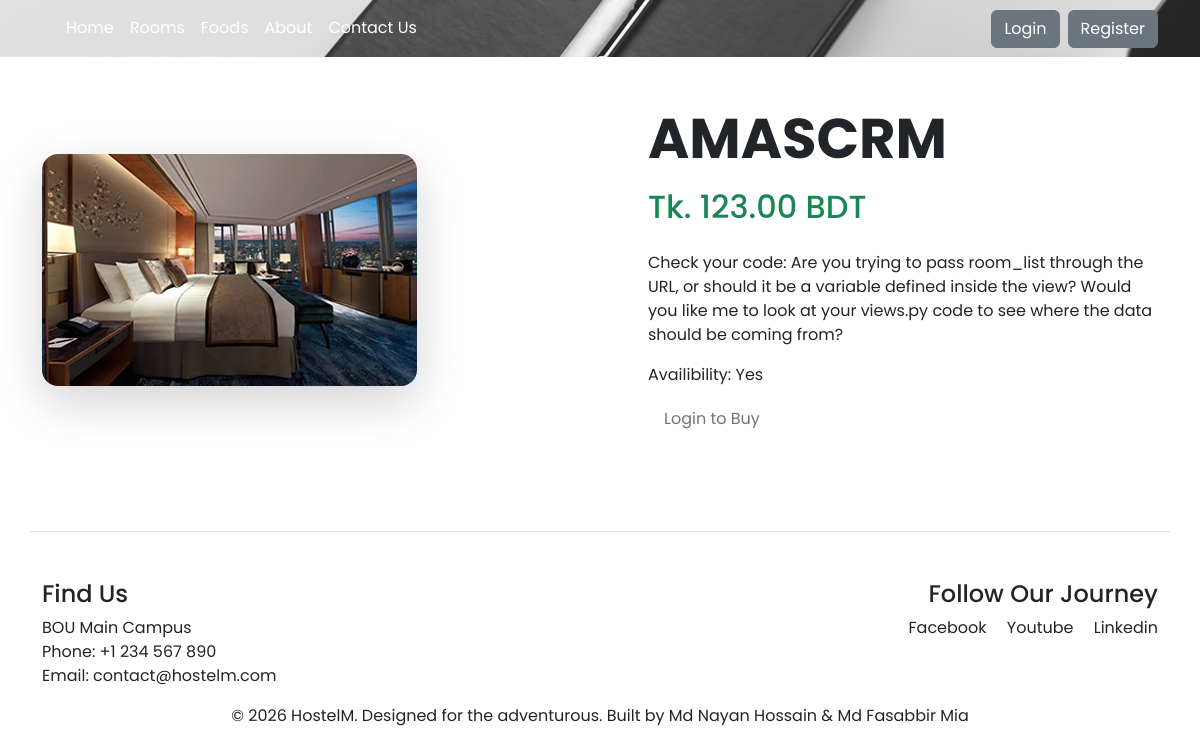
The app's page /room/1/, older data.
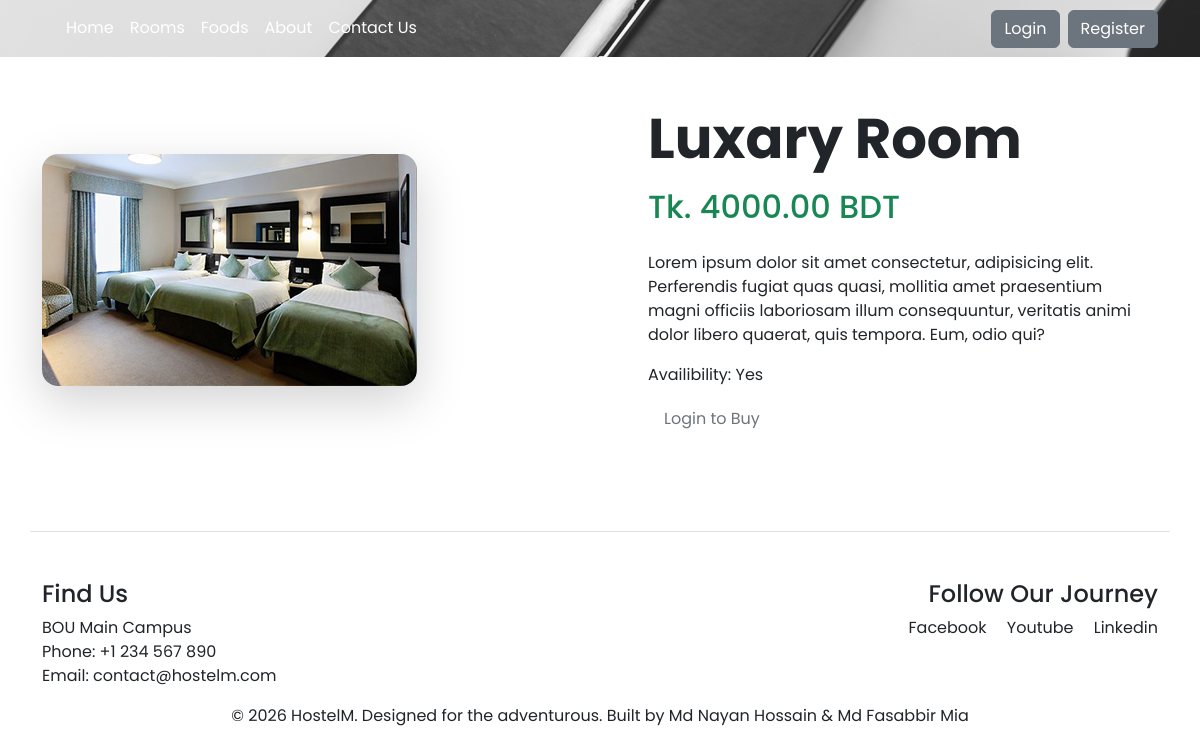
The same page, newer data.
### rooms/models.py (models this page shows, shortened)
class Room(models.Model):
    name = models.CharField(max_length=255)
    room_number = models.CharField(max_length=10, unique=True)
    capacity = models.IntegerField()
    total_beds = models.IntegerField()
    rate_per_bed = models.DecimalField(max_digits=8, decimal_places=2)
    is_available = models.BooleanField(default=True)
    short_desc=  models.TextField( null=True)
    description = models.TextField(blank=True, null=True)
    price = models.DecimalField(max_digits=7, decimal_places=2, blank=True, null=True)
    image = models.ImageField(upload_to='rooms/', blank=True, null=True)

### playground/views.py (the view)
# urls.py: path('room/<int:room_id>/', views.room_detail, name='room_detail'),
def room_detail(request, room_id):
    room = get_object_or_404(Room, id=room_id)
    return render(request, 'rooms/detail.html', {'room': room})

### playground/templates/rooms/detail.html (shortened to what this page needs)
{% extends 'layout.html' %}
{% load static %}
{% block content %}
<div class="container py-5">
  <div class="row align-items-center">
    <div class="col-lg-6">
      <img src="{{ room.image.url }}" class="img-fluid rounded-4 shadow-lg" alt="{{ room.name }}">
    </div>
    <div class="col-lg-6 ps-lg-5">
      <h1 class="display-4 fw-bold">{{ room.name }}</h1>
      <h2 class="text-success mb-4">Tk. {{ room.price }} BDT</h2>
      <div class="room-desc">
        <p>{{ room.description }}</p>
        <p> Availibility: {{ room.is_available|yesno:"Yes,No" }} </p>
      </div>
      {% if user.is_authenticated %}
    <a href="{% url 'buy_room' room.id %}" class="btn btn-outline-primary border-0 px-3 py-1">Book</a>
{% else %}
    <a href="{% url 'login' %}?next={{ request.path }}" class="btn btn-outline-secondary border-0 px-3 py-1">
        Login to Buy
    </a>
{% endif %}
    </div>
  </div>
</div>
{% endblock %}

Row changes from the older to the newer data that the page shows:
changed Room "Yes": image: a different picture; name "AMASCRM" → "Luxary Room"; price "123.00" → "4000.00"; description "Check your code: Are you trying to pass room_list through the URL, or should it be a variable defined inside the view? Would you like me to look at your views.py code to see where the data should be coming from?" → "Lorem ipsum dolor sit amet consectetur, adipisicing elit. Perferendis fugiat quas quasi, mollitia amet praesentium magni officiis laboriosam illum consequuntur, veritatis animi dolor libero quaerat, quis tempora. Eum, odio qui?"
